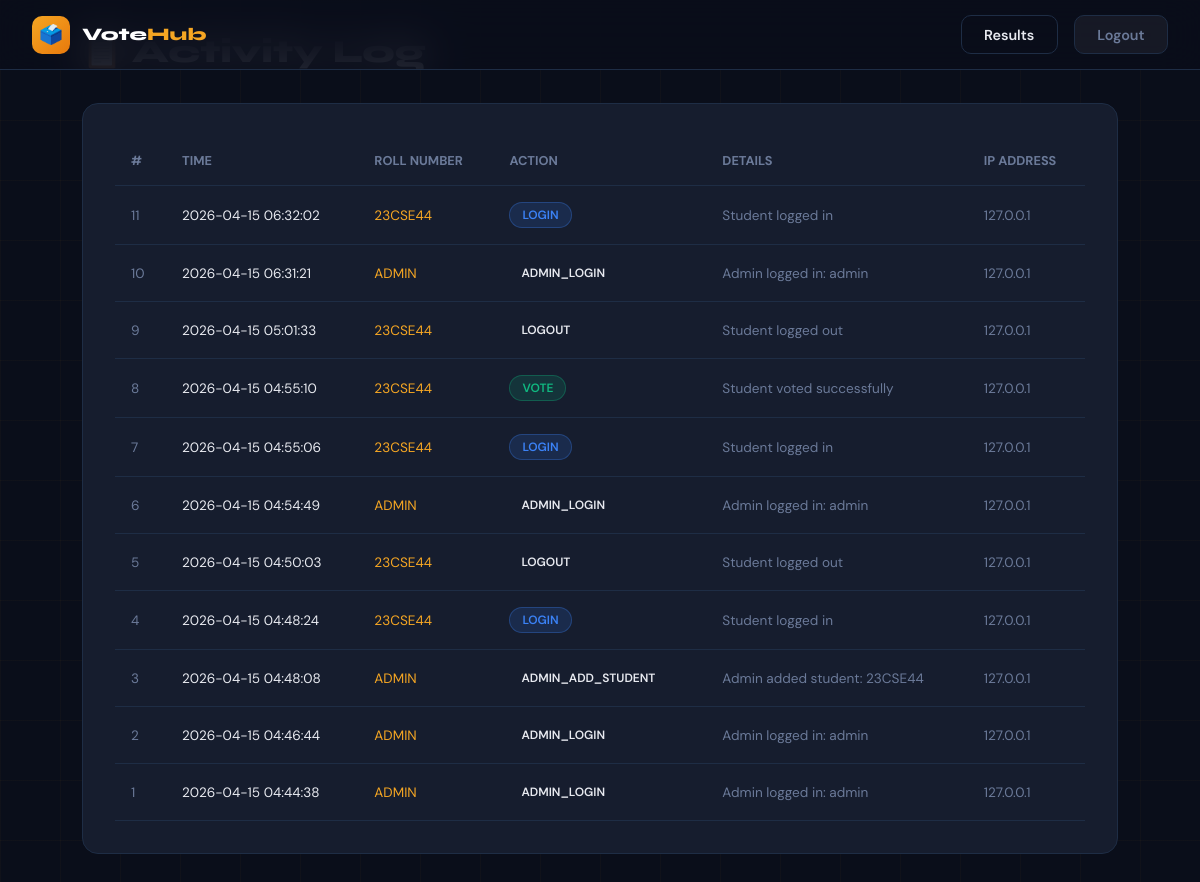
The app's page /admin/activity (signed in) with its own data.
### tables this page shows
CREATE TABLE activity_log (
            id INTEGER PRIMARY KEY AUTOINCREMENT,
            roll_number TEXT,
            action TEXT NOT NULL,
            details TEXT,
            ip_address TEXT,
            timestamp TEXT DEFAULT CURRENT_TIMESTAMP
        );

### app.py (the view)
@app.route('/admin/activity')
@admin_required
def admin_activity():
    logs = db_fetch_all("SELECT * FROM activity_log ORDER BY timestamp DESC LIMIT 100")
    return render_template('activity.html', logs=logs)

### app.py (called while the page is built)
def get_db():
    if DATABASE_URL:
        import psycopg2
        import psycopg2.extras
        conn = psycopg2.connect(DATABASE_URL, cursor_factory=psycopg2.extras.RealDictCursor)
        conn.autocommit = False
        return conn
    else:
        import sqlite3
        DB_PATH = os.path.join(os.path.dirname(os.path.abspath(__file__)), 'voting.db')
        conn = sqlite3.connect(DB_PATH)
        conn.row_factory = sqlite3.Row
        return conn

def db_fetch_all(query, params=()):
    conn = get_db()
    c = conn.cursor()
    c.execute(query, params)
    rows = c.fetchall()
    conn.close()
    return [dict(r) for r in rows]

def admin_required(f):
    @wraps(f)
    def decorated(*args, **kwargs):
        if 'admin_logged_in' not in session:
            return redirect(url_for('admin_login'))
        return f(*args, **kwargs)
    return decorated

### templates/activity.html (shortened to what this page needs)
{% extends "base.html" %}
{% block body %}
<nav class="navbar">
  <a href="/" class="navbar-brand">
    <div class="brand-icon">🗳️</div>
    <div class="brand-name">Vote<span>Hub</span></div>
  </a>
  <div class="navbar-links">
    <a href="/admin/results" class="btn btn-outline">Results</a>
    <a href="/admin/logout" class="btn btn-ghost">Logout</a>
  </div>
</nav>
<div class="page-wrapper" style="padding:2rem;max-width:1100px;margin:0 auto;">
  <h1 style="font-size:2rem;font-weight:800;margin-bottom:2rem;">
    📋 Activity Log
  </h1>
  <div class="card" style="overflow:auto;">
    <table style="width:100%;border-collapse:collapse;">
      <thead>
        <tr style="border-bottom:1px solid var(--border);">
          <th style="padding:1rem;text-align:left;color:var(--muted);font-size:0.8rem;">#</th>
          <th style="padding:1rem;text-align:left;color:var(--muted);font-size:0.8rem;">TIME</th>
          <th style="padding:1rem;text-align:left;color:var(--muted);font-size:0.8rem;">ROLL NUMBER</th>
          <th style="padding:1rem;text-align:left;color:var(--muted);font-size:0.8rem;">ACTION</th>
          <th style="padding:1rem;text-align:left;color:var(--muted);font-size:0.8rem;">DETAILS</th>
          <th style="padding:1rem;text-align:left;color:var(--muted);font-size:0.8rem;">IP ADDRESS</th>
        </tr>
      </thead>
      <tbody>
        {% for log in logs %}
        <tr style="border-bottom:1px solid var(--border);">
          <td style="padding:1rem;font-size:0.85rem;color:var(--muted);">{{log.id}}</td>
          <td style="padding:1rem;font-size:0.85rem;">{{log.timestamp}}</td>
          <td style="padding:1rem;font-size:0.85rem;color:var(--accent);">{{log.roll_number}}</td>
          <td style="padding:1rem;">
            {% if log.action == 'VOTE' %}
              <span class="badge badge-green">{{log.action}}</span>
            {% elif log.action == 'LOGIN' %}
              <span class="badge badge-blue">{{log.action}}</span>
            {% elif log.action == 'REGISTER' %}
              <span class="badge badge-gold">{{log.action}}</span>
            {% elif log.action == 'LOGIN_FAILED' %}
              <span class="badge" style="background:rgba(239,68,68,0.15);color:#ef4444;border:1px solid rgba(239,68,68,0.3);">{{log.action}}</span>
            {% else %}
              <span class="badge">{{log.action}}</span>
            {% endif %}
          </td>
          <td style="padding:1rem;font-size:0.85rem;color:var(--muted);">{{log.details}}</td>
          <td style="padding:1rem;font-size:0.85rem;color:var(--muted);">{{log.ip_address}}</td>
        </tr>
        {% endfor %}
      </tbody>
    </table>
  </div>
</div>
{% endblock %}

### static/css/style.css (style rules this page uses)
:root { --navy: #0a0e1a; --navy2: #111827; --card: #161d2e; --border: #1e2d45; --accent: #f5a623; --accent2: #e8790c; --blue: #3b82f6; --green: #10b981; --red: #ef4444; --text: #e8eaf0; --muted: #6b7a99; --white: #ffffff; --radius: 16px; --radius-sm: 10px; --shadow: 0 20px 60px rgba(0,0,0,0.5); --glow: 0 0 40px rgba(245,166,35,0.15); }
* { margin: 0; padding: 0; box-sizing: border-box; }
body { font-family: 'DM Sans', sans-serif; background: var(--navy); color: var(--text); min-height: 100vh; overflow-x: hidden; }
h1, h2, h3 { font-family: 'Syne', sans-serif; }
.navbar { position: fixed; top: 0; left: 0; right: 0; z-index: 100; padding: 0 2rem; height: 70px; display: flex; align-items: center; justify-content: space-between; background: rgba(10,14,26,0.85); backdrop-filter: blur(20px); border-bottom: 1px solid var(--border); }
.navbar-brand { display: flex; align-items: center; gap: 0.75rem; text-decoration: none; }
.brand-icon { width: 38px; height: 38px; background: linear-gradient(135deg, var(--accent), var(--accent2)); border-radius: 10px; display: grid; place-items: center; font-size: 1.2rem; }
.brand-name { font-family: 'Syne', sans-serif; font-weight: 800; font-size: 1.1rem; color: var(--white); }
.brand-name span { color: var(--accent); }
.navbar-links { display: flex; align-items: center; gap: 1rem; }
.btn { padding: 0.6rem 1.4rem; border-radius: var(--radius-sm); font-family: 'DM Sans', sans-serif; font-weight: 600; font-size: 0.9rem; cursor: pointer; transition: all 0.25s ease; text-decoration: none; display: inline-flex; align-items: center; gap: 0.4rem; border: none; }
.btn-outline { background: transparent; border: 1.5px solid var(--border); color: var(--text); }
.btn-ghost { background: rgba(255,255,255,0.05); color: var(--muted); border: 1px solid var(--border); }
.card { background: var(--card); border: 1px solid var(--border); border-radius: var(--radius); padding: 2rem; }
.page-wrapper { min-height: 100vh; position: relative; z-index: 1; padding-top: 70px; }
.badge { display: inline-flex; align-items: center; gap: 0.3rem; padding: 0.25rem 0.75rem; border-radius: 999px; font-size: 0.75rem; font-weight: 600; }
.badge-green { background: rgba(16,185,129,0.15); color: var(--green); border: 1px solid rgba(16,185,129,0.3); }
.badge-blue { background: rgba(59,130,246,0.15); color: var(--blue); border: 1px solid rgba(59,130,246,0.3); }

### records on screen
activity_log: id "11", timestamp "2026-04-15 06:32:02", roll_number "23CSE44", action "LOGIN", details "Student logged in", ip_address "127.0.0.1"
activity_log: id "10", timestamp "2026-04-15 06:31:21", roll_number "ADMIN", action "ADMIN_LOGIN", details "Admin logged in: admin", ip_address "127.0.0.1"
activity_log: id "9", timestamp "2026-04-15 05:01:33", roll_number "23CSE44", action "LOGOUT", details "Student logged out", ip_address "127.0.0.1"
activity_log: id "8", timestamp "2026-04-15 04:55:10", roll_number "23CSE44", action "VOTE", details "Student voted successfully", ip_address "127.0.0.1"
activity_log: id "7", timestamp "2026-04-15 04:55:06", roll_number "23CSE44", action "LOGIN", details "Student logged in", ip_address "127.0.0.1"
activity_log: id "6", timestamp "2026-04-15 04:54:49", roll_number "ADMIN", action "ADMIN_LOGIN", details "Admin logged in: admin", ip_address "127.0.0.1"
activity_log: id "5", timestamp "2026-04-15 04:50:03", roll_number "23CSE44", action "LOGOUT", details "Student logged out", ip_address "127.0.0.1"
activity_log: id "4", timestamp "2026-04-15 04:48:24", roll_number "23CSE44", action "LOGIN", details "Student logged in", ip_address "127.0.0.1"
activity_log: id "3", timestamp "2026-04-15 04:48:08", roll_number "ADMIN", action "ADMIN_ADD_STUDENT", details "Admin added student: 23CSE44", ip_address "127.0.0.1"
activity_log: id "2", timestamp "2026-04-15 04:46:44", roll_number "ADMIN", action "ADMIN_LOGIN", details "Admin logged in: admin", ip_address "127.0.0.1"
activity_log: id "1", timestamp "2026-04-15 04:44:38", roll_number "ADMIN", action "ADMIN_LOGIN", details "Admin logged in: admin", ip_address "127.0.0.1"
